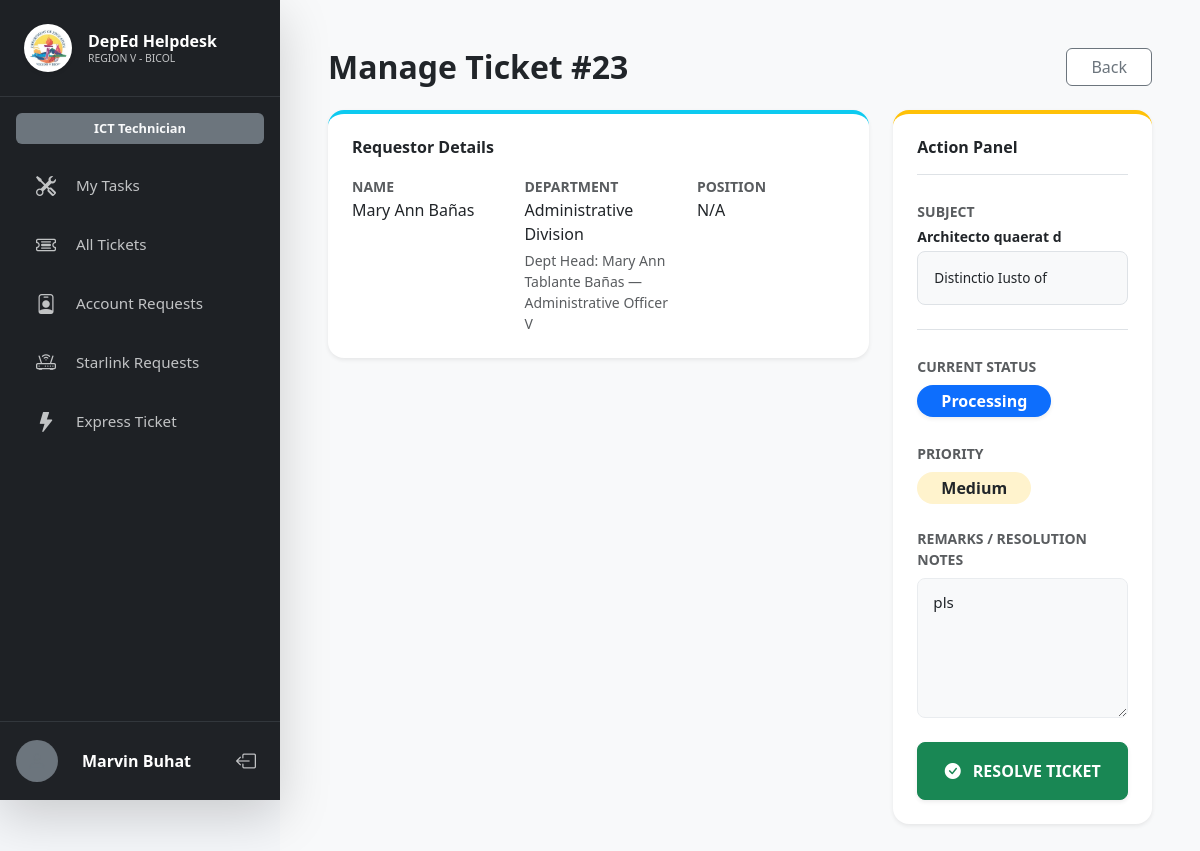
The app's page /manage_ticket.php?id=23 (signed in) with its own data.
### tables this page shows
CREATE TABLE `ticket` (
  `ticketId` int NOT NULL,
  `subject` varchar(150) NOT NULL,
  `description` text NOT NULL,
  `priority` enum('Low','Medium','High','Express') DEFAULT 'Medium',
  `status` enum('Pending','Processing','Resolved','Completed') DEFAULT 'Pending',
  `remarks` text,
  `userId` int NOT NULL,
  `departmentId` int NOT NULL,
  `createdAt` timestamp NULL DEFAULT CURRENT_TIMESTAMP,
  `updatedAt` datetime DEFAULT CURRENT_TIMESTAMP ON UPDATE CURRENT_TIMESTAMP,
  `assignedTo` int DEFAULT NULL,
  `categoryId` int DEFAULT NULL,
  `technician_signature` longtext,
  `resolvedBy` int DEFAULT NULL,
  `resolvedAt` datetime DEFAULT NULL,
  `completedAt` datetime DEFAULT NULL,
  `release_reason` text,
  `released_at` datetime DEFAULT NULL
);

CREATE TABLE `users` (
  `userId` int NOT NULL,
  `employeeId` varchar(50) DEFAULT NULL,
  `email` varchar(100) NOT NULL,
  `role` enum('User','Officer','Technician') NOT NULL,
  `positionID` int DEFAULT NULL,
  `password` varchar(255) NOT NULL,
  `firstName` varchar(100) NOT NULL,
  `middleName` varchar(100) DEFAULT NULL,
  `lastName` varchar(100) NOT NULL,
  `suffix` varchar(20) DEFAULT NULL,
  `phone` varchar(20) DEFAULT NULL,
  `profilePicture` varchar(255) DEFAULT NULL,
  `departmentId` int NOT NULL,
  `divisionId` int DEFAULT NULL,
  `createdAt` timestamp NULL DEFAULT CURRENT_TIMESTAMP,
  `signature` longtext,
  `isActive` tinyint(1) DEFAULT '1',
  `activationToken` varchar(64) DEFAULT NULL,
  `tokenExpiresAt` datetime DEFAULT NULL,
  `isApproved` tinyint(1) DEFAULT '0',
  `googleId` varchar(64) DEFAULT NULL,
  `avatarUrl` varchar(512) DEFAULT NULL
);

CREATE TABLE `department` (
  `departmentId` int NOT NULL,
  `departmentCode` text NOT NULL,
  `departmentName` text NOT NULL,
  `section_unit` text NOT NULL,
  `departmentHead` int NOT NULL,
  `positionID` int DEFAULT NULL
);

CREATE TABLE `employees` (
  `employeeID` int(11) NOT NULL,
  `firstName` text NOT NULL,
  `middleName` text NOT NULL,
  `lastName` text NOT NULL,
  `extension` text DEFAULT NULL,
  `birthDate` date NOT NULL,
  `birthPlace` text DEFAULT NULL,
  `res_barangay` text NOT NULL,
  `res_municipality` text NOT NULL,
  `res_province` text NOT NULL,
  `res_zipcode` text NOT NULL,
  `res_region` text NOT NULL,
  `perm_barangay` text NOT NULL,
  `perm_municipality` text NOT NULL,
  `perm_province` text NOT NULL,
  `perm_zipcode` text NOT NULL,
  `perm_region` text NOT NULL,
  `citizenship` text NOT NULL,
  `sex` text NOT NULL,
  `civilStatus` text NOT NULL,
  `mobileNumber` text DEFAULT NULL,
  `emailAddress` varchar(299) NOT NULL,
  `height` text DEFAULT NULL,
  `weight` text DEFAULT NULL,
  `bloodType` text DEFAULT NULL,
  `GSIS` text DEFAULT NULL,
  `PAGIBIG` text DEFAULT NULL,
  `PHILHEALTH` text DEFAULT NULL,
  `TIN` text DEFAULT NULL,
  `SSS` text NOT NULL,
  `positionTitle` text NOT NULL,
  `appointmentStatus` text NOT NULL,
  `classification` text NOT NULL,
  `station` text NOT NULL,
  `originalAppointment` date NOT NULL,
  `telephoneNumber` text NOT NULL,
  `supervisorID` int(11) NOT NULL,
  `status` text NOT NULL
);

### manage_ticket.php (the view, shortened to what this page needs)
<?php
require_once 'db.php';
$ticketId = $_GET['id'] ?? null;
$sql = "SELECT t.*, u.firstName, u.lastName, d.departmentName, d.departmentHead, p.positionTitle, c.categoryType,
               e.firstName AS h_fn, e.middleName AS h_mn, e.lastName AS h_ln, e.extension AS h_ext, e.positionTitle AS h_pos
        FROM ticket t
        JOIN users u ON t.userId = u.userId
        LEFT JOIN department d ON u.departmentId = d.departmentId
        LEFT JOIN employees e ON d.departmentHead = e.employeeID
        LEFT JOIN position p ON u.positionID = p.positionID
        LEFT JOIN category c ON t.categoryId = c.categoryId
        WHERE t.ticketId = ?";
$stmt = $pdo->prepare($sql);
$stmt->execute([$ticketId]);
$ticket = $stmt->fetch();
$techStmt = $pdo->query("SELECT userId, firstName, lastName FROM users WHERE role IN ('Technician', 'Officer') AND isApproved = 1 ORDER BY firstName ASC");
$technicians = $techStmt->fetchAll();
include 'head.php';
?>
<body>
    <div class="d-flex flex-column flex-md-row" style="min-height: 100vh;">
        <?php include 'sidebar.php'; ?>
        <div class="flex-grow-1 bg-light main-content" style="min-height: 100vh; overflow-y: auto;">
            <div class="container-fluid py-5 px-5">
                <div class="d-flex justify-content-between align-items-center mb-4">
                    <h2 class="fw-bold text-dark mb-0">Manage Ticket #<?php echo htmlspecialchars($ticketId); ?></h2>
                    <button onclick="history.back()" class="btn btn-outline-secondary px-4 bg-white">Back</button>
                </div>
                <div class="row g-4">
                    <div class="col-lg-8">
                        <div class="card border-0 shadow-sm rounded-4 mb-4" style="border-top: 4px solid #0dcaf0 !important;">
                            <div class="card-body p-4">
                                <h6 class="fw-bold text-dark mb-3">Requestor Details</h6>
                                <div class="row">
                                    <div class="col-md-4">
                                        <label class="small text-muted fw-bold">NAME</label>
                                        <div class="text-dark"><?php echo htmlspecialchars($ticket['firstName'] . ' ' . $ticket['lastName']); ?></div>
                                    </div>
                                    <div class="col-md-4">
                                        <label class="small text-muted fw-bold">DEPARTMENT</label>
                                        <div class="text-dark"><?php echo htmlspecialchars($ticket['departmentName'] ?? 'No Department'); ?></div>
                                        <?php
                                        $headName = trim(($ticket['h_fn'] ?? '') . ' ' . ($ticket['h_mn'] ?? '') . ' ' . ($ticket['h_ln'] ?? '') . ' ' . ($ticket['h_ext'] ?? ''));
                                        $headName = trim(preg_replace('/\s+/', ' ', $headName));
                                        if ($headName): ?>
                                        <div class="small text-muted mt-1">Dept Head: <?php echo htmlspecialchars($headName . ' — ' . ($ticket['h_pos'] ?? 'N/A')); ?></div>
                                        <?php endif; ?>
                                    </div>
                                    <div class="col-md-4">
                                        <label class="small text-muted fw-bold">POSITION</label>
                                        <div class="text-dark"><?php echo htmlspecialchars($ticket['positionTitle'] ?? 'N/A'); ?></div>
                                    </div>
                                </div>
                            </div>
                        </div>
                    </div>
                    <div class="col-lg-4">
                        <div class="card border-0 shadow-sm rounded-4 p-4" style="border-top: 4px solid #ffc107 !important;">
                            <h6 class="fw-bold text-dark border-bottom pb-3 mb-4">Action Panel</h6>
                            <div class="mb-4 pb-4 border-bottom">
                                <label class="small text-muted fw-bold mb-1">SUBJECT</label>
                                <div class="text-dark fw-bold small mb-1"><?php echo htmlspecialchars($ticket['subject']); ?></div>
                                <div class="p-3 bg-light rounded-3 border text-dark small" style="font-size:0.85rem;line-height:1.5;max-height:150px;overflow-y:auto;">
                                    <?php echo nl2br(htmlspecialchars($ticket['description'])); ?>
                                </div>
                            </div>
                            <div class="mb-4">
                                <label class="small text-muted fw-bold mb-2">CURRENT STATUS</label>
                                <div>
                                    <?php
                                    $badgeClass = match ($ticket['status']) {
                                        'Pending' => 'bg-warning text-dark',
                                        'Processing' => 'bg-primary',
                                        'Resolved' => 'bg-success',
                                        'Completed' => 'bg-success',
                                        default => 'bg-secondary'
                                    };
                                    ?>
                                    <span class="badge <?php echo $badgeClass; ?> fs-6 px-4 py-2 rounded-pill shadow-sm">
                                        <?php echo htmlspecialchars($ticket['status']); ?>
                                    </span>
                                </div>
                            </div>
                            <div class="mb-4">
                                <label class="small text-muted fw-bold mb-2">PRIORITY</label>
                                <div>
                                    <?php
                                    $prioClass = match ($ticket['priority']) {
                                        'High' => 'bg-danger',
                                        'Express' => 'bg-express',
                                        'Medium' => 'bg-warning text-dark',
                                        'Low' => 'bg-success',
                                        default => 'bg-secondary'
                                    };
                                    ?>
                                    <span class="badge <?php echo $prioClass; ?> fs-6 px-4 py-2 rounded-pill">
                                        <?php echo htmlspecialchars($ticket['priority']); ?>
                                    </span>
                                </div>
                            </div>
                            <?php if ($ticket['status'] === 'Pending'): ?>
                                <form method="POST" class="mb-4 pb-4 border-bottom">
                                    <div class="mb-3">
                                        <label class="small text-muted fw-bold mb-2">ASSIGN TO IT PERSONNEL</label>
                                        <select name="assigned_to" class="form-select bg-light" required>
                                            <option value="" disabled selected>-- Select Technician --</option>
                                            <?php foreach ($technicians as $tech): ?>
                                                <option value="<?php echo $tech['userId']; ?>" <?php echo ($tech['userId'] == $_SESSION['user_id']) ? 'selected' : ''; ?>>
                                                    <?php echo htmlspecialchars($tech['firstName'] . ' ' . $tech['lastName']); ?>
                                                </option>
                                            <?php endforeach; ?>
                                        </select>
                                    </div>
                                    <button type="submit" name="assign_ticket" class="btn btn-primary fw-bold w-100 py-2 shadow-sm rounded-3">
                                        <i class="bi bi-person-gear me-2"></i> ASSIGN TICKET
                                    </button>
                                </form>
                                <form method="POST">
                                    <div class="mb-3">
                                        <label class="small text-muted fw-bold mb-2">DIRECT RESOLVE (REMARKS)</label>
                                        <textarea name="remarks" class="form-control bg-light" rows="3" placeholder="Enter resolution details..." required></textarea>
                                    </div>
                                    <button type="submit" name="resolve_ticket" class="btn btn-success fw-bold w-100 py-2 shadow-sm rounded-3">
                                        <i class="bi bi-check-circle-fill me-2"></i> RESOLVE TICKET
                                    </button>
                                </form>
                            <?php elseif ($ticket['status'] === 'Processing'): ?>
                                <form method="POST">
                                    <div class="mb-4">
                                        <label class="small text-muted fw-bold mb-2">REMARKS / RESOLUTION NOTES</label>
                                        <textarea name="remarks" class="form-control bg-light" rows="5" placeholder="Enter details of how the issue was resolved..." required><?php echo htmlspecialchars($ticket['remarks'] ?? ''); ?></textarea>
                                    </div>
                                    <button type="submit" name="resolve_ticket" class="btn btn-success fw-bold w-100 py-3 shadow-sm rounded-3">
                                        <i class="bi bi-check-circle-fill me-2"></i> RESOLVE TICKET
                                    </button>
                                </form>
                            <?php endif; ?>
                        </div>
                    </div>
                </div>
            </div>
        </div>
    </div>
</body>
</html>

### style.css (style rules this page uses)
:root { --deped-green: #1b5e20; --deped-gold: #fbc02d; --sidebar-bg: #1a1c1e; --bg-light: #f4f6f9; --card-radius: 12px; }
body { font-family: 'Segoe UI', Tahoma, Geneva, Verdana, sans-serif; background-color: var(--bg-light); }
.main-content { margin-left: 280px; width: calc(100% - 280px); }
.form-control, .form-select { background-color: #f8f9fa; border: 1px solid #e9ecef; border-radius: 8px; padding: 12px 15px; font-size: 0.95rem; }
.badge.bg-warning { background-color: #fff3cd !important; color: #856404; }

### records on screen
ticket: userId.lastName "Mary Ann Bañas", department.departmentName "Administrative Division", employees.firstName+middleName+lastName "Mary Ann Tablante Bañas — Administrative Officer V", subject "Architecto quaerat d", description "Distinctio Iusto of", status "Processing", priority "Medium", remarks "pls"

### other values on screen
$displayName "Marvin Buhat"
$ticketId "23"
$ticket['positionTitle'] "N/A"
